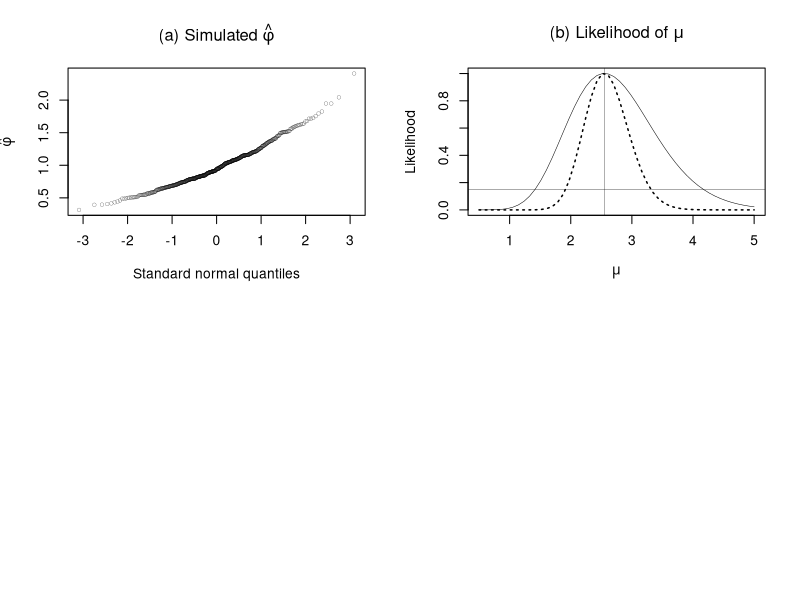

R code for this plot:

# Example 4.14

y<- c(0, 10,  1,  1,  1 , 2,  1,  4, 11 ,
     0,  5 , 2,  5 , 2,  0 , 2,  0 , 1,  3 , 0)
  n<- length(y)

phi0<- var(y)/mean(y)
cat('mean=',mean(y),',  var=',var(y),',  ratio=',phi0,'\n')

# Monte Carlo test:

a<- rpois(500*n,mean(y))   # simulated Poisson
  a<- matrix(a,ncol=n)
  amean<- c(a %*% rep(1,n))/n
  avar<- c((a-amean)^2%*% rep(1,n))/(n-1)
  phi<- avar/amean
cat('P-value=',sum(phi>phi0)/500,'\n')

par(mfrow=c(2,2))
a<- qqnorm(phi,plot=F)
plot(a,xlab='Standard normal quantiles',
     ylab=expression(hat(phi)),type='n')
  points(a,cex=.6,lwd=.2)
  title(expression(paste('(a) Simulated ',hat(phi))))

mu<- seq(.5,5,len=50)
  ll0 <- (log(mu)*sum(y) - n*mu)
  l0<- exp(ll0-max(ll0))
  ll <- (log(mu)*sum(y) - n*mu)/phi0
  l<- exp(ll-max(ll))

plot(mu,l,ylim=c(0,1),xlab=expression(mu),
    ylab='Likelihood',type='n')
  lines(mu,l,lwd=.5)
  lines(mu,l0,lty='dotted',lwd=1.5)
  title(expression(paste('(b) Likelihood of ',mu)))
  abline(v=mean(y),h=0.15,lwd=.3)
